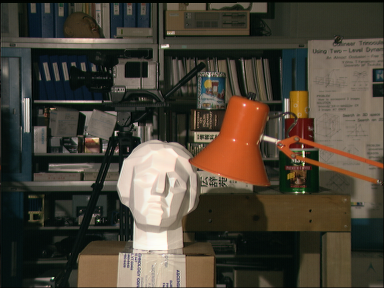
#> input picture projectHomeworkFinal/imL.png, 384 x 288 px
$ python dpmatching.py   (Python 2 division)
#> lines starting #> are read from the running program, lines starting #| are printed output that depends on the picture; after the words box and inside, x2 and y2 are one past the last pixel; in counts of white or black regions, pixels touching at a corner belong together
from PIL import Image
import numpy as np
import matplotlib as mpl
import matplotlib.pyplot as plt
import scipy as sp
import scipy.signal
from scipy.signal import convolve2d as conv2d
import time
# import cv2

## Use the function below to dynamically change image size.
def create_img(filename,):
#> called with filename = 'imL.png'
        im = Image.open(filename).convert('L') #.convert('L') converts the image to grayscale
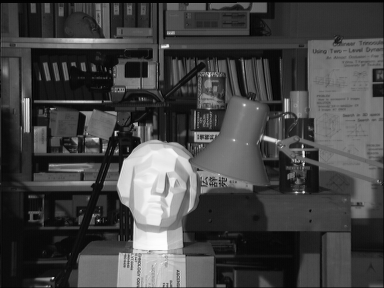
#> im: PIL image 384x288 L; min 0, max 253, mean 68.3
        # im.save('AAA.jpg')
        return np.array(im).astype(np.int32)
def convCPU(matrix, kernel):
    convRes = conv2d(matrix,kernel, mode='same')
    return convRes
# mask = np.array([[0., 1., 2. , 1., 0.], [1., 4., 8., 4., 1.],[2.,8.,16.,8.,2.],[1.,4.,8.,4.,1.], [0.,1., 2., 1.,0.]]).astype(np.int32)
mask = np.ones((6,6),dtype=np.int16)
imageL = create_img("imL.png")
#  imageL = convCPU(imageL,mask)
imageR = create_img("imR.png")
#> call 2 of create_img, with filename = 'imR.png'
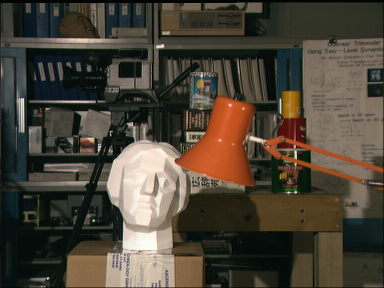
#> input picture projectHomeworkFinal/imR.png, 384 x 288 px
#> in create_img (call 2), `im = Image.open(filename).convert('L') #.convert('L') converts the ima..`:
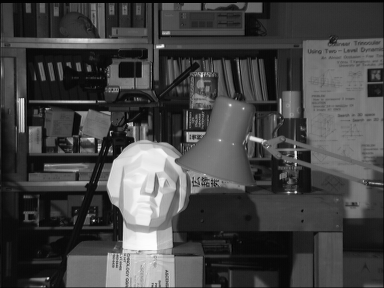
#> im: PIL image 384x288 L; min 0, max 254, mean 68.7
# imageR = convCPU(imageR,mask)
height = imageL.shape[0]
#> height = 288
width = imageR.shape[1]
#> width = 384

start = time.time()
# print imageL.shape
depthMap = []
# print list(imageL[0])
# print list(imageR[0])
for line in xrange(height):

    disparityMap = np.zeros((width,40),dtype=np.int16)

    for i in xrange(width):
        for j in xrange(40):
            if i+j < 20:
                disparityMap[i][j] = 0
            elif  i+j > width+20:
                disparityMap[i][j] = 10000
            elif i > 0 and j > 0 and j < 39 and i+j < width+20 and i+j > 20:
                disparityMap[i][j] = min(disparityMap[i-1][j],disparityMap[i-1][j+1],disparityMap[i][j-1]) + np.abs(imageL[line][i]-imageR[line][i+j-20])
            elif i > 0 and j == 39 and i+j < width+20 and i+j > 20:
                disparityMap[i][j] = min(disparityMap[i-1][j],disparityMap[i][j-1]) + np.abs(imageL[line][i]-imageR[line][i+j-20])
            elif i > 0 and j == 0 and i+j < width+20 and i+j > 20:
                disparityMap[i][j] = min(disparityMap[i-1][j],disparityMap[i-1][j+1]) + np.abs(imageL[line][i]-imageR[line][i+j-20])
            elif i == 0 and i+j < width+20 and i+j > 20:
                disparityMap[i][j] = disparityMap[i][j-1] + np.abs(imageL[line][i]-imageR[line][i+j-20])
    # print list(disparityMap)

    startX = 20
    startY = width-1

    dispRes = np.ones((width,40))

    while startY > 0:
        # print startY
        if startX < 39 and startX > 0:
            if disparityMap[startY-1][startX] <= min(disparityMap[startY-1][startX+1], disparityMap[startY][startX-1]):
                dispRes[startY][startX] = 0
                startY -= 1
            elif disparityMap[startY-1][startX+1] <= min(disparityMap[startY-1][startX], disparityMap[startY][startX-1]):
                startX += 1
                startY -= 1
            elif disparityMap[startY][startX-1] <= min(disparityMap[startY-1][startX+1], disparityMap[startY-1][startX]):
                startX -= 1
        elif startX == 0:
            if disparityMap[startY-1][startX] <= (disparityMap[startY-1][startX+1]):
                dispRes[startY][startX] = 0
                startY -= 1
            elif disparityMap[startY-1][startX+1] <= (disparityMap[startY-1][startX]):
                startX += 1
                startY -= 1
        elif startX == 39:
            if disparityMap[startY-1][startX] <= disparityMap[startY][startX-1]:
                dispRes[startY][startX] = 0
                startY -= 1
            elif disparityMap[startY][startX-1] <= disparityMap[startY-1][startX]:
                startX -= 1
    # print list(dispRes)

    depthMap1 = []

    for i in xrange(width):
        try:
            col = list(dispRes[i]).index(0)
            depthMap1.append(abs(col-20))
        except:
            depthMap1.append(0)

    depthMap.append(depthMap1)
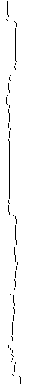
#> dispRes: shape (384, 40) float64; values 0 (black) and 1 (white), 97.8% white; black in thin lines or dots, all inside (x1, y1, x2, y2) = (6, 1, 21, 384)
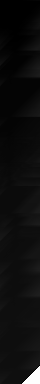
#> disparityMap: shape (384, 40) int16; min 0, max 10000, mean 568; drawn with min black and max white
#> after the loop, depthMap = 288 items
print "execution time", time.time()-start
depthMap = np.array(depthMap).astype(np.int16)
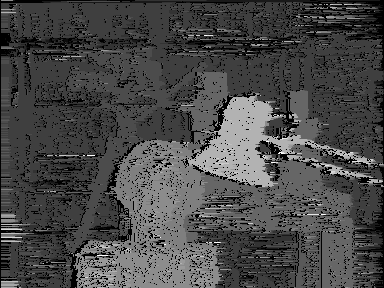
#> depthMap: shape (288, 384) int16; min 0, max 20, mean 5.77; drawn with min black and max white
# print list(depthMap)
# depthMap = convCPU(depthMap,mask)
depthMap = depthMap*255//np.max(depthMap)

new_im = Image.fromarray(depthMap)
new_im.convert('RGB').save('depth.jpg')
